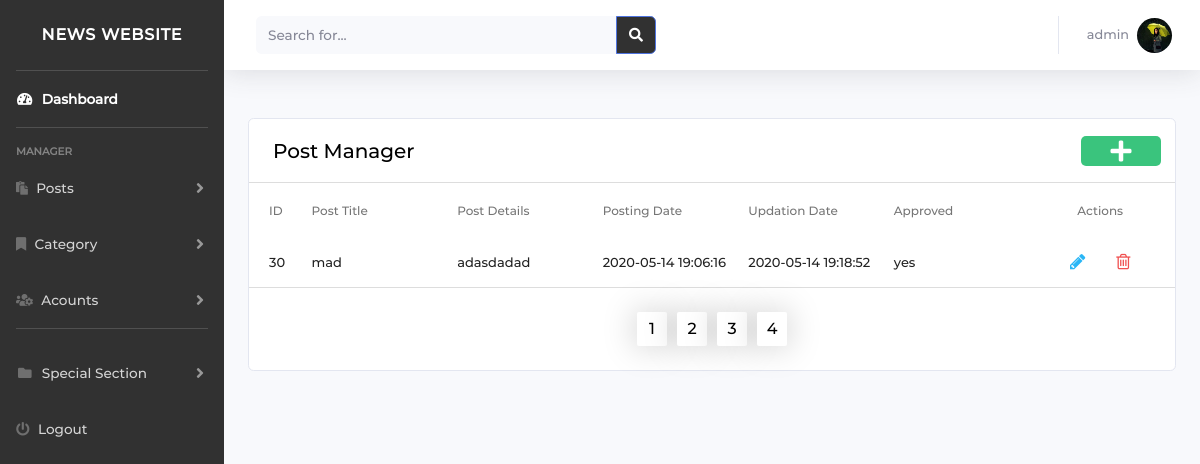
Page /admin/post_manager.php (signed in) on the earlier database version.
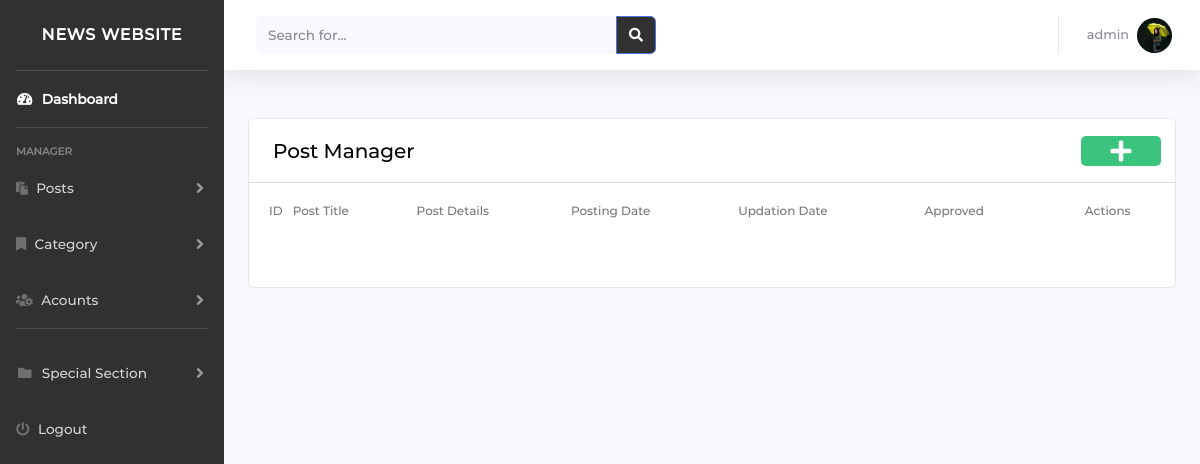
Same page on the later database version.
### tables this page shows
CREATE TABLE `tblposts` (
  `id` int(11) NOT NULL,
  `PostTitle` longtext DEFAULT NULL,
  `CategoryId` int(11) DEFAULT NULL,
  `SubCategoryId` int(11) DEFAULT NULL,
  `PostDetails` longtext DEFAULT NULL,
  `PostingDate` timestamp NULL DEFAULT current_timestamp(),
  `UpdationDate` timestamp NULL DEFAULT NULL ON UPDATE current_timestamp(),
  `Is_Active` int(1) DEFAULT NULL,
  `PostUrl` mediumtext DEFAULT NULL,
  `PostImage` varchar(255) DEFAULT NULL,
  `Approved` varchar(255) NOT NULL DEFAULT 'no',
  `CommentsCout` int(255) DEFAULT NULL,
  `Rank` int(255) DEFAULT 0
);

### admin/config/permissions.php (called while the page is built, shortened)
<?php
$permissions = [
    "index.php" => ['admin', 'author'],
    "dashboard.php" => ['admin', 'author'],
    "post_manager.php" => ['admin', 'author'],
    "change_image.php" => ['admin', 'author'],
    "add_post.php" => ['admin', 'author'],
    "edit_post.php" => ['admin', 'author'],
    "category_manager.php" => ['admin'],
    "edit_category.php" => ['admin'],
    "add_category.php" => ['admin'],
    "approved_post.php"=>['admin'],
    "manage_accounts.php" =>['admin'],
    "accounts_logic.php"=>['admin'],
    "add_users.php"=>['admin'],
    "account_activat.php"=>['admin'],
    "activat.php"=>['admin'],
    "navbar.php" =>['admin'],
    "top.php" =>['admin'],
    "footer.php" =>['admin'],
    "bracking_news.php" =>['admin'],
    "add_brackingnews.php" =>['admin']
];
function checkPermision($pageName, $role)
{
    global $permissions;
    $roles = $permissions[$pageName];
    for ($i = 0; $i < count($roles); $i++) {
        if ($role == $roles[$i])
            return true;
    }
    return false;
}

### admin/config/dbcon.php (called while the page is built, shortened)
<?php
require("connection.php");
$dbhost = "localhost";
 $dbuser = "Skafi";
 $dbpass = "mahmoudskafi00";
 $db = "news_db";
$conDb = new connection($dbhost,$dbuser ,$dbpass,$db);

### admin/config/connection.php (called while the page is built, shortened)
<?php
class connection
{
    function doSelectQuery($con, $sql)
    {
        $status = false;
        $data = array();
        $result = mysqli_query($con, $sql);
        $i = 0;
        $rows = mysqli_num_rows($result);
        if ($rows == 0)
            $status = true;
        while ($row = mysqli_fetch_array($result, MYSQLI_ASSOC)) {
            $data[$i] = $row;
            $status = true;
            $i += 1;
        }
        return ['status' => $status, 'data' => $data, 'rows' => $rows];
    }
}

### admin/post_manager.php (the view, shortened to what the changed rows need)
<?php
include('./config/dbcon.php');
include('./config/permissions.php');
$pagename = basename($_SERVER['PHP_SELF']);
$role = $_SESSION['roles'];
if (checkPermision($pagename, $role)) {
    if (isset($_SESSION['username'])) {
        if ($_GET['action'] = 'del') {
?>
            <!DOCTYPE html>
            <html lang="en">
            <head>
                <?php require './include/links.php' ?>
            </head>
            <body>
                <?php require './include/navbar.php' ?>
                <br>
                <?php
                $pageurl = $_GET['page'];
                $pageurl = intval($pageurl);
                ?>
                <div class="container">
                    <div class="row">
                        <div id="admin" class="col s12">
                            <div class="card material-table">
                                <table id="datatable">
                                    <thead class="head-tr-costom">
                                        <tr>
                                            <th>ID</th>
                                            <th>Post Title</th>
                                            <th>Post Details</th>
                                            <th>Posting Date</th>
                                            <th>Updation Date</th>
                                            <th>Approved</th>
                                            <th style="display: flex;align-items: center;justify-content: center;">Actions</th>
                                        </tr>
                                    </thead>
                                    <tbody class="custom-tr">
                                        <?php
                                        if ($_SESSION['roles'] == 'admin') {
                                            $sql = $conDb->doSelectQuery($conn, "SELECT * FROM tblposts WHERE Is_Active='1' AND Approved='yes' ");
                                        } else if ($_SESSION['roles'] == 'author') {
                                            $sql = $conDb->doSelectQuery($conn, "SELECT * FROM tblposts WHERE Is_Active='1' AND Approved='yes' OR Approved='no' ");
                                        }
                                        $res_per_page = 1;
                                        $number_of_res = $sql['rows'];
                                        $number_of_pages = ceil($number_of_res / $res_per_page);
                                        if (!isset($_GET['page'])) {
                                            $page = 1;
                                        } else {
                                            $page = $_GET['page'];
                                        }
                                        $this_page_first_res = ($page - 1) * $res_per_page;
                                        if ($_SESSION['roles'] == 'admin') {
                                            $sql = $conDb->doSelectQuery($conn, "SELECT * FROM tblposts WHERE Is_Active=1 AND Approved='yes'  LIMIT " . $this_page_first_res . ',' . $res_per_page);
                                        } else  if ($_SESSION['roles'] == 'author') {
                                            $sql = $conDb->doSelectQuery($conn, "SELECT * FROM tblposts WHERE Is_Active=1 AND Approved='no' OR Approved='yes' LIMIT " . $this_page_first_res . ',' . $res_per_page);
                                        }
                                        ?>
                                        <?php
                                        if ($sql['rows'] > 0) {
                                            foreach ($sql['data'] as $row) {
                                        ?>
                                                <tr id="<?php echo $row['id']; ?>">
                                                    <td>
                                                        <?php echo $row['id']; ?>
                                                    </td>
                                                    <td>
                                                        <?php echo  htmlentities($row['PostTitle']); ?>
                                                    </td>
                                                    <td>
                                                        <?php echo htmlentities($row['PostDetails']);  ?>
                                                    </td>
                                                    <td>
                                                        <?php echo $row['PostingDate']; ?>
                                                    </td>
                                                    <td>
                                                        <?php echo $row['UpdationDate']; ?>
                                                    </td>
                                                    <td >
                                                        <?php echo $row['Approved']; ?>
                                                    </td>
                                                    <td class="td-custom">
                                                        <div>
                                                            <a href="edit_post.php?pid=<?php echo $row['id']; ?>">
                                                                <i class="fa fa-pencil" style="color: #29b6f6;"></i>
                                                            </a>
                                                            <a href="#" data-role="deletepost" data-id=<?php echo $row['id'] ?>>
                                                                <i class="fa fa-trash-o" style="color: #f05050">
                                                                </i>
                                                            </a>
                                                        </div>
                                                    </td>
                                                </tr>
                                        <?php }
                                        } ?>
                                    </tbody>
                                </table>
                                <br>
                                <div class="numbers_of_pages" id="myDIV" style="display:flex; justify-content: center;">
                                    <?php
                                    for ($page = 1; $page <= $number_of_pages; $page++) {
                                        if ($page == $pageurl) {
                                            echo '<a  class="thisA active" href="post_manager.php?page=' . $page . '"> ' . $page . '  </a> ';
                                        } else
                                            echo '<a  class="thisA " href="post_manager.php?page=' . $page . '"> ' . $page . '  </a> ';
                                    }
                                    ?>
                                </div>
                                <br>
                            </div>
                        </div>
                    </div>
                </div>
                <br>
                <br>
            </body>
            </html>
<?php
        }
    }
} else {
    echo "<script type='text/javascript'> document.location = '../dashboard.php'; </script>";
}
?>

Differences in the rows shown:
removed tblposts: id "30", PostTitle "mad", PostDetails "adasdadad", PostingDate "2020-05-14 19:06:16", UpdationDate "2020-05-14 19:18:52", Approved "yes"
Other differences:
list line gone: "1"
list line gone: "2"
list line gone: "3"
list line gone: "4"
